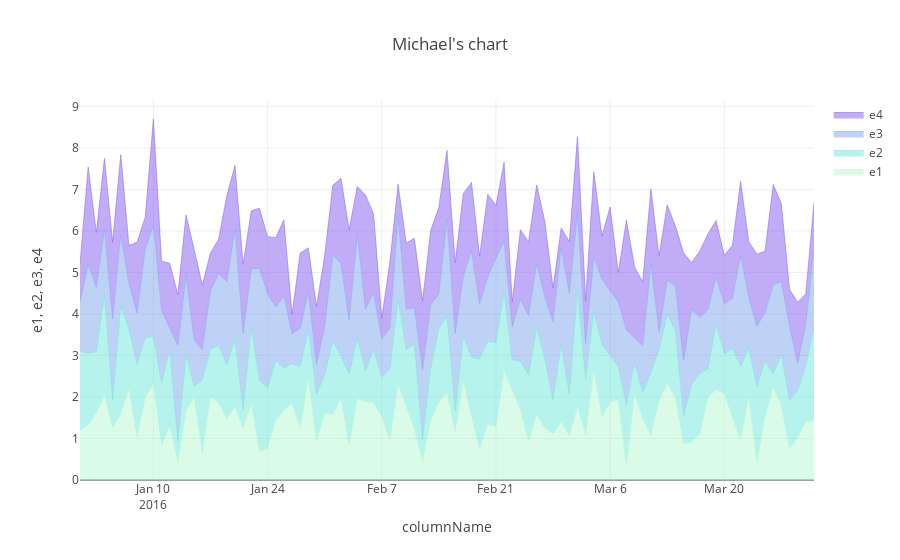

Notebook source saved alongside this figure:
### Code cell
%%kql 
let randn = () {rand() + rand() + rand()};
range columnName from datetime('2016-01-01') to datetime('2016-03-31') step 1d
| extend e1 = randn()
| extend e2 = randn()
| extend e3 = randn()
| extend e4 = randn()
| render stackedareachart title="Michael's chart"
